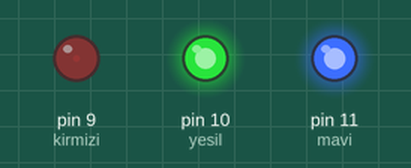
Simulated run of this sketch. Board: Arduino Uno, built with avr-gcc and run on an emulated ATmega328P. Shown: output pins drawn as LEDs (lit = HIGH).

Above: at 0.05 s.
At 0.95 s:
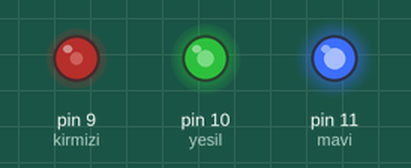
At 1.8 s:
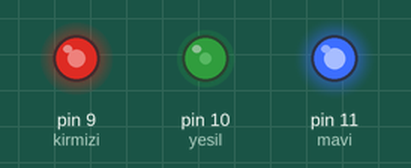
At 3.6 s:
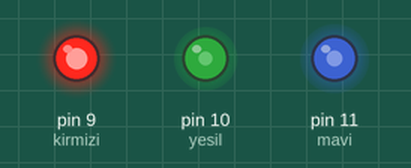
At 5.35 s:
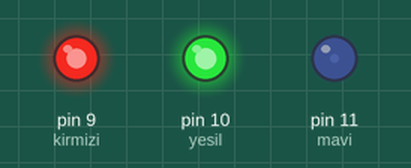
At 7.15 s:
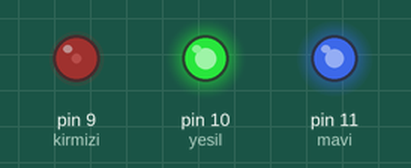
Timing chart, 0 to 10.0 s (numbered marks = the images above):
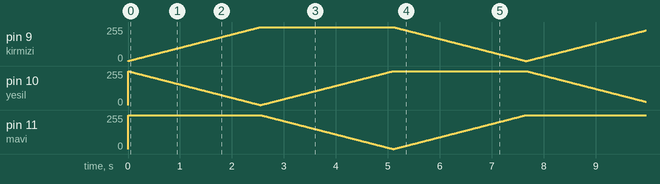

The sketch:

index.ino
```cpp
int kirmizi=9;
int yesil=10;
int mavi=11;
int kdeger;
int ydeger;
int mdeger;
void setup() {
pinMode(kirmizi,OUTPUT);
pinMode(yesil,OUTPUT);
pinMode(mavi,OUTPUT);
digitalWrite(kirmizi,HIGH);
digitalWrite(yesil,HIGH);
digitalWrite(mavi,HIGH);
}
void loop() {
kdeger=255;
ydeger=0;
mdeger=0;
for(int i=0;i<255;i++)
{
 ydeger+=1;
 kdeger-=1;
 analogWrite(yesil,255-ydeger);
 analogWrite(kirmizi,255-kdeger);
 delay(10);
}
kdeger=0;
ydeger=255;
mdeger=0;
for(int i=0;i<255;i++)
{
 mdeger+=1;
 ydeger-=1;
 analogWrite(mavi,255-mdeger);
 analogWrite(yesil,255-ydeger);
 delay(10);
}
kdeger=0;
ydeger=0;
mdeger=255;
for(int i=0;i<255;i++)
{
 kdeger+=1;
 mdeger-=1;
 analogWrite(kirmizi,255-kdeger);
 analogWrite(mavi,255-mdeger);
 delay(10);
}
}
```
